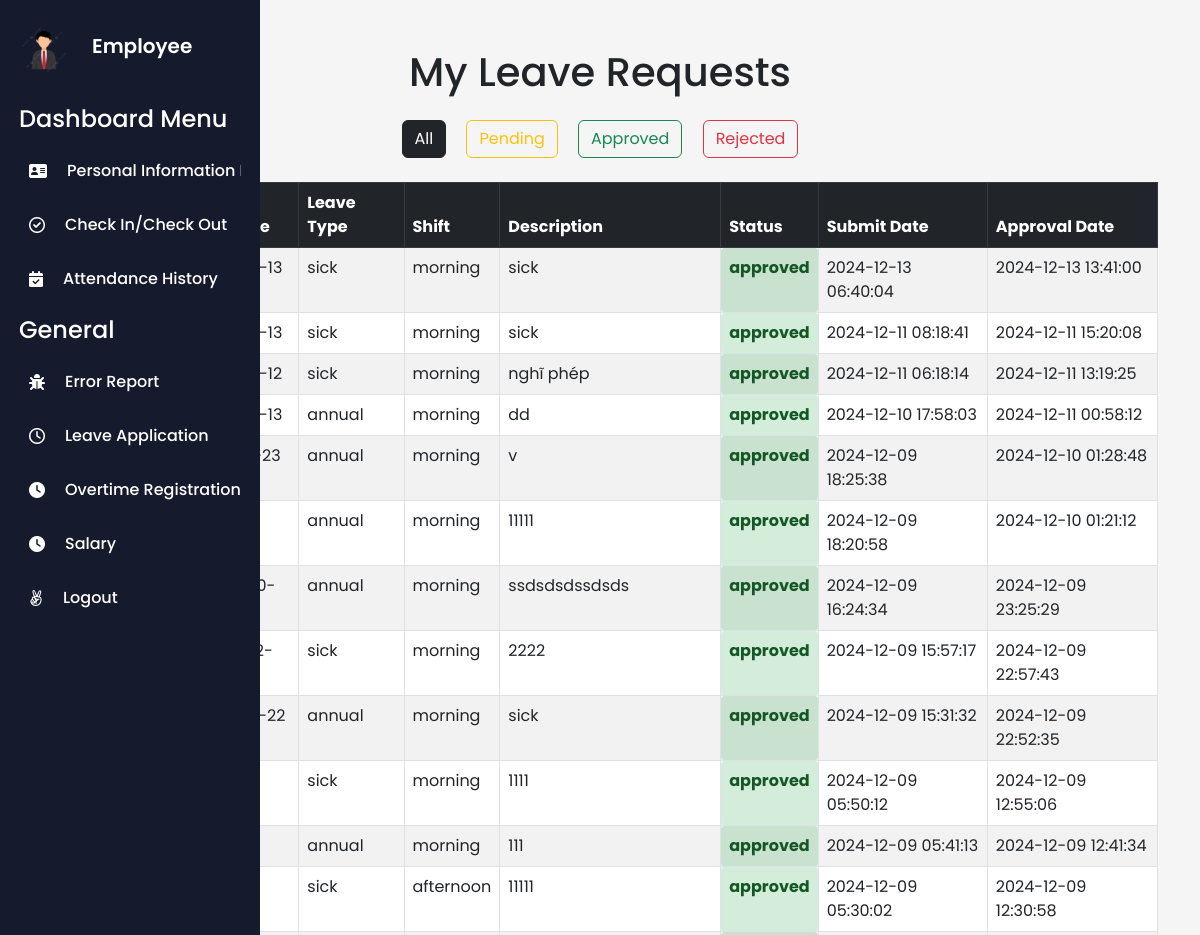
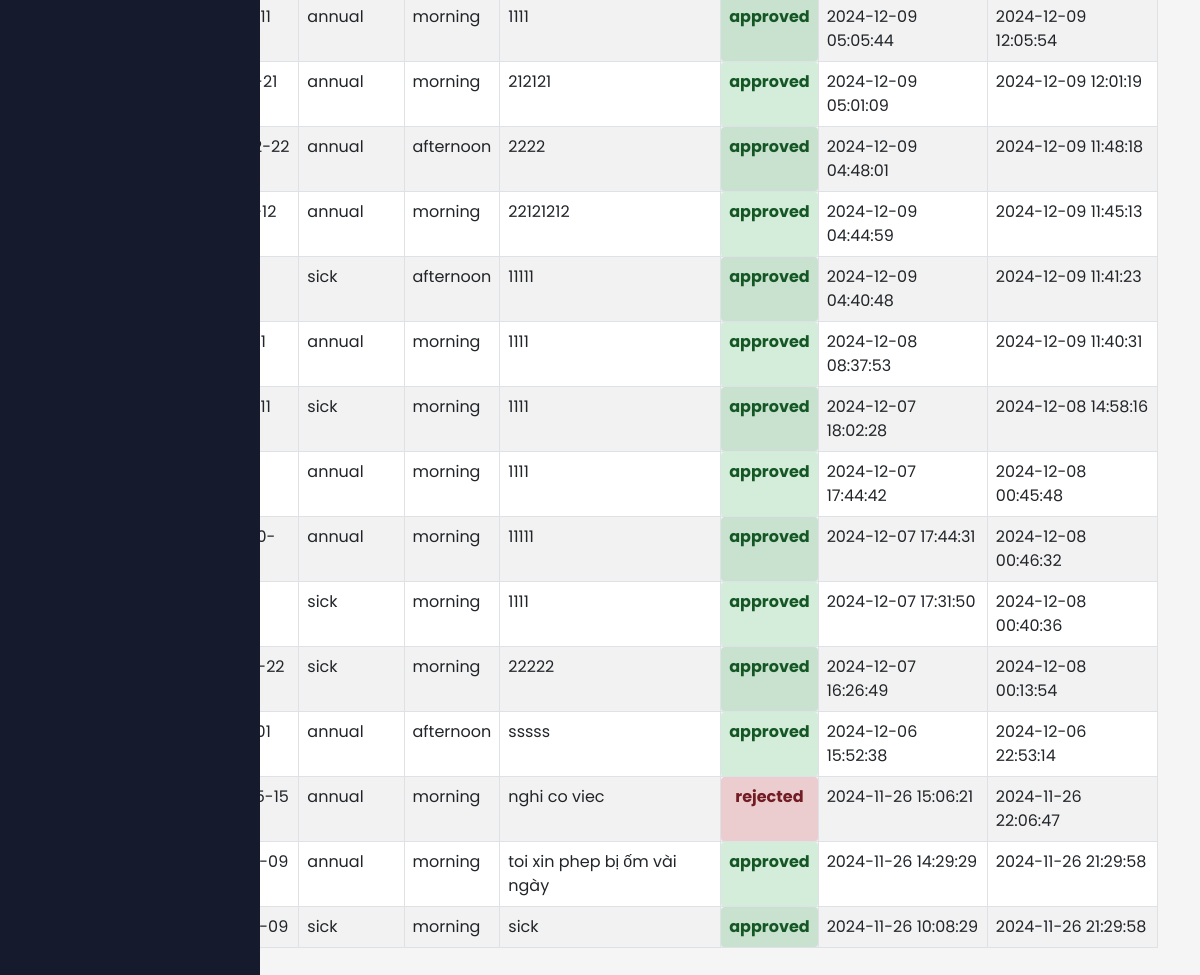
Page /index.php?action=viewPendingRequests (signed in) on the committed database (2 pictures, top to bottom).
### tables this page shows
CREATE TABLE `leaverequest` (
  `LeaveRequestID` int(11) NOT NULL,
  `EmployeeID` int(11) DEFAULT NULL,
  `StartDate` date DEFAULT NULL,
  `EndDate` date DEFAULT NULL,
  `Reason` enum('annual','sick','personal','other') DEFAULT NULL,
  `ApprovedBy` varchar(50) DEFAULT NULL,
  `SubmitDate` timestamp NULL DEFAULT NULL,
  `Status` varchar(20) DEFAULT NULL,
  `Shift` enum('morning','afternoon','full') NOT NULL,
  `Description` varchar(255) NOT NULL,
  `ApprovedDate` datetime DEFAULT NULL
);

### controllers/LeaveRequestController.php (called while the page is built, shortened)
<?php
require_once 'models/LeaveRequestModel.php';
class LeaveRequestController {
    protected $leaveRequestModel;
    public function __construct($pdo) {
        $this->leaveRequestModel = new LeaveRequest($pdo);
    }
    public function viewPendingRequests() {
        $filter = isset($_GET['filter']) ? $_GET['filter'] : 'all';
        $status = null;
        switch ($filter) {
            default:
                $status = null;
        }
        $leave_requests = $this->leaveRequestModel->getFilteredLeaveRequests($_SESSION['id'], $status);
        include 'views/viewPendingRequests.php';
    }
}
?>

### models/LeaveRequestModel.php (called while the page is built, shortened)
<?php
class LeaveRequest {
    protected $pdo;
    public function __construct($pdo) {
        $this->pdo = $pdo;
    }
    public function getFilteredLeaveRequests($employeeId, $status = null) {
        $query = "SELECT lr.*, e.FirstName, e.LastName
                 FROM leaverequest lr
                 JOIN employee e ON lr.EmployeeID = e.EmployeeID
                 WHERE lr.EmployeeID = ?";
        $params = [$employeeId];
        $query .= " ORDER BY lr.SubmitDate DESC";
        $stmt = $this->pdo->prepare($query);
        foreach ($params as $key => $value) {
            $stmt->bindValue($key + 1, $value);
        }
        $stmt->execute();
        return $stmt->fetchAll(PDO::FETCH_ASSOC);
    }
}
?>

### views/viewPendingRequests.php (the view, shortened to what this page needs)
<!DOCTYPE html>
<html lang="en">
<head>
    <link href="https://cdn.jsdelivr.net/npm/bootstrap@5.3.0-alpha3/dist/css/bootstrap.min.css" rel="stylesheet">
</head>
<body>
    <?php include 'views/layouts/sidebar.php'; ?>
    <div class="container my-5">
        <h1 class="text-center mb-4">My Leave Requests</h1>
        <div class="text-center mb-4">
            <form method="GET" action="">
                <button type="submit" name="filter" value="all"
                        class="btn <?= (!isset($_GET['filter']) || $_GET['filter'] === 'all') ? 'btn-dark' : 'btn-secondary' ?> mx-2">
                    All
                </button>
                <button type="submit" name="filter" value="pending"
                        class="btn <?= (isset($_GET['filter']) && $_GET['filter'] === 'pending') ? 'btn-warning' : 'btn-outline-warning' ?> mx-2">
                    Pending
                </button>
                <button type="submit" name="filter" value="approved"
                        class="btn <?= (isset($_GET['filter']) && $_GET['filter'] === 'approved') ? 'btn-success' : 'btn-outline-success' ?> mx-2">
                    Approved
                </button>
                <button type="submit" name="filter" value="rejected"
                        class="btn <?= (isset($_GET['filter']) && $_GET['filter'] === 'rejected') ? 'btn-danger' : 'btn-outline-danger' ?> mx-2">
                    Rejected
                </button>
            </form>
        </div>
        <table class="table table-striped table-bordered">
            <thead class="table-dark">
                <tr>
                    <th>ID</th>
                    <th>Start Date</th>
                    <th>End Date</th>
                    <th>Leave Type</th>
                    <th>Shift</th>
                    <th>Description</th>
                    <th>Status</th>
                    <th>Submit Date</th>
                    <th>Approval Date</th>
                </tr>
            </thead>
            <tbody>
                <?php if (!empty($leave_requests)): ?>
                    <?php foreach ($leave_requests as $request): ?>
                        <tr>
                            <td><?= htmlspecialchars($request['LeaveRequestID']) ?></td>
                            <td><?= htmlspecialchars($request['StartDate']) ?></td>
                            <td><?= htmlspecialchars($request['EndDate']) ?></td>
                            <td><?= htmlspecialchars($request['Reason']) ?></td>
                            <td><?= htmlspecialchars($request['Shift']) ?></td>
                            <td><?= htmlspecialchars($request['Description']) ?></td>
                            <td class="status <?= strtolower(htmlspecialchars($request['Status'])) ?>">
                                <?= htmlspecialchars($request['Status']) ?>
                            </td>
                            <td><?= htmlspecialchars($request['SubmitDate']) ?></td>
                            <td><?= htmlspecialchars($request['ApprovedDate']) ?></td>
                        </tr>
                    <?php endforeach; ?>
                <?php else: ?>
                    <tr>
                        <td colspan="9" class="text-center">You don't have any leave requests yet.</td>
                    </tr>
                <?php endif; ?>
            </tbody>
        </table>
    </div>
</body>
</html>

### assets/css/sidebar.css (style rules this page uses)
* { margin: 0; padding: 0; box-sizing: border-box; font-family: "Poppins", sans-serif; }
body { min-height: 100vh; background: #f0f4ff; font-family: Arial, sans-serif; margin: 0; padding: 0; background-color: #f5f5f5; }

### views/viewPendingRequests.php (style rules this page uses)
.status { font-weight: bold; padding: 5px 10px; border-radius: 4px; text-align: center; }
.status.approved { background-color: #d4edda; color: #155724; }
.status.rejected { background-color: #f8d7da; color: #721c24; }

### rows in the picture
leaverequest: Reason "sick", Shift "morning", Description "sick", Status "approved", SubmitDate "2024-12-13 06:40:04", ApprovedDate "2024-12-13 13:41:00"
leaverequest: Reason "sick", Shift "morning", Description "sick", Status "approved", SubmitDate "2024-12-11 08:18:41", ApprovedDate "2024-12-11 15:20:08"
leaverequest: Reason "sick", Shift "morning", Description "nghĩ phép", Status "approved", SubmitDate "2024-12-11 06:18:14", ApprovedDate "2024-12-11 13:19:25"
leaverequest: Reason "annual", Shift "morning", Description "dd", Status "approved", SubmitDate "2024-12-10 17:58:03", ApprovedDate "2024-12-11 00:58:12"
leaverequest: Reason "annual", Shift "morning", Description "v", Status "approved", SubmitDate "2024-12-09 18:25:38", ApprovedDate "2024-12-10 01:28:48"
leaverequest: Reason "annual", Shift "morning", Description "11111", Status "approved", SubmitDate "2024-12-09 18:20:58", ApprovedDate "2024-12-10 01:21:12"
leaverequest: Reason "annual", Shift "morning", Description "ssdsdsdssdsds", Status "approved", SubmitDate "2024-12-09 16:24:34", ApprovedDate "2024-12-09 23:25:29"
leaverequest: Reason "sick", Shift "morning", Description "2222", Status "approved", SubmitDate "2024-12-09 15:57:17", ApprovedDate "2024-12-09 22:57:43"
leaverequest: Reason "annual", Shift "morning", Description "sick", Status "approved", SubmitDate "2024-12-09 15:31:32", ApprovedDate "2024-12-09 22:52:35"
leaverequest: Reason "sick", Shift "morning", Description "1111", Status "approved", SubmitDate "2024-12-09 05:50:12", ApprovedDate "2024-12-09 12:55:06"
leaverequest: Reason "annual", Shift "morning", Description "111", Status "approved", SubmitDate "2024-12-09 05:41:13", ApprovedDate "2024-12-09 12:41:34"
leaverequest: Reason "sick", Shift "afternoon", Description "11111", Status "approved", SubmitDate "2024-12-09 05:30:02", ApprovedDate "2024-12-09 12:30:58"
leaverequest: Reason "annual", Shift "morning", Description "1111", Status "approved", SubmitDate "2024-12-09 05:05:44", ApprovedDate "2024-12-09 12:05:54"
leaverequest: Reason "annual", Shift "morning", Description "212121", Status "approved", SubmitDate "2024-12-09 05:01:09", ApprovedDate "2024-12-09 12:01:19"
leaverequest: Reason "annual", Shift "afternoon", Description "2222", Status "approved", SubmitDate "2024-12-09 04:48:01", ApprovedDate "2024-12-09 11:48:18"
leaverequest: Reason "annual", Shift "morning", Description "22121212", Status "approved", SubmitDate "2024-12-09 04:44:59", ApprovedDate "2024-12-09 11:45:13"
leaverequest: Reason "sick", Shift "afternoon", Description "11111", Status "approved", SubmitDate "2024-12-09 04:40:48", ApprovedDate "2024-12-09 11:41:23"
leaverequest: Reason "annual", Shift "morning", Description "1111", Status "approved", SubmitDate "2024-12-08 08:37:53", ApprovedDate "2024-12-09 11:40:31"
leaverequest: Reason "sick", Shift "morning", Description "1111", Status "approved", SubmitDate "2024-12-07 18:02:28", ApprovedDate "2024-12-08 14:58:16"
leaverequest: Reason "annual", Shift "morning", Description "1111", Status "approved", SubmitDate "2024-12-07 17:44:42", ApprovedDate "2024-12-08 00:45:48"
leaverequest: Reason "annual", Shift "morning", Description "11111", Status "approved", SubmitDate "2024-12-07 17:44:31", ApprovedDate "2024-12-08 00:46:32"
leaverequest: Reason "sick", Shift "morning", Description "1111", Status "approved", SubmitDate "2024-12-07 17:31:50", ApprovedDate "2024-12-08 00:40:36"
leaverequest: Reason "sick", Shift "morning", Description "22222", Status "approved", SubmitDate "2024-12-07 16:26:49", ApprovedDate "2024-12-08 00:13:54"
leaverequest: Reason "annual", Shift "afternoon", Description "sssss", Status "approved", SubmitDate "2024-12-06 15:52:38", ApprovedDate "2024-12-06 22:53:14"
leaverequest: Reason "annual", Shift "morning", Description "nghi co viec", Status "rejected", SubmitDate "2024-11-26 15:06:21", ApprovedDate "2024-11-26 22:06:47"
leaverequest: Reason "annual", Shift "morning", Description "toi xin phep bị ốm vài ngày", Status "approved", SubmitDate "2024-11-26 14:29:29", ApprovedDate "2024-11-26 21:29:58"
leaverequest: Reason "sick", Shift "morning", Description "sick", Status "approved", SubmitDate "2024-11-26 10:08:29", ApprovedDate "2024-11-26 21:29:58"
